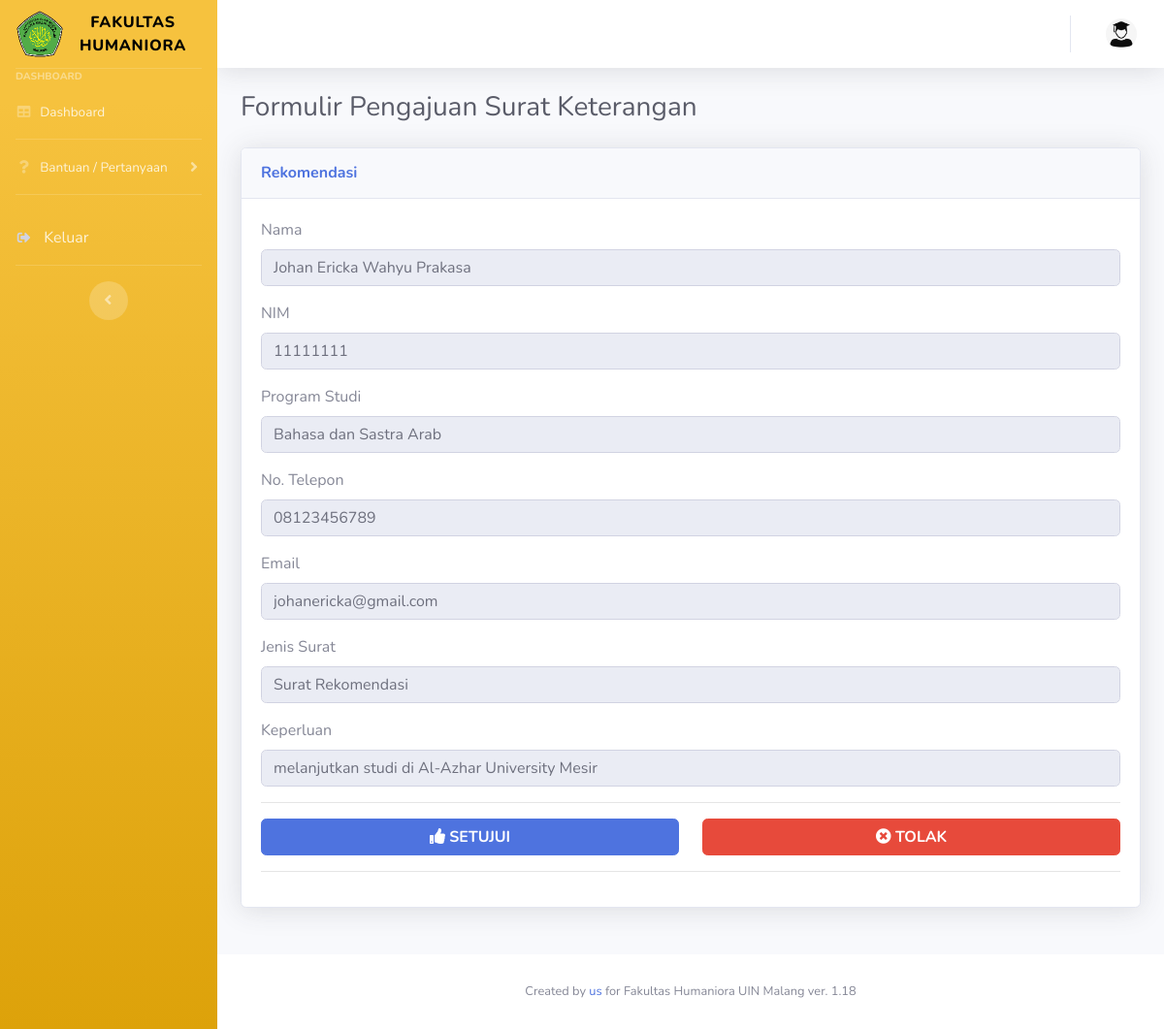
Page /admin/rekomendasi-tampil.php?nodata=3 on the committed database.
### tables this page shows
CREATE TABLE IF NOT EXISTS `rekomendasi` (
  `nodata` int(11) NOT NULL AUTO_INCREMENT,
  `tanggal` varchar(20) DEFAULT NULL,
  `prodi` varchar(50) DEFAULT NULL,
  `nim` varchar(20) DEFAULT NULL,
  `nama` varchar(100) DEFAULT NULL,
  `notelepon` varchar(20) DEFAULT NULL,
  `email` varchar(50) DEFAULT NULL,
  `keperluan` varchar(200) DEFAULT NULL,
  `verifikator` varchar(200) DEFAULT NULL,
  `verifikasi` tinyint(4) DEFAULT '0',
  `tglverifikasi` varchar(20) DEFAULT NULL,
  `keterangan` varchar(200) DEFAULT NULL,
  `statussurat` tinyint(4) DEFAULT '0',
  KEY `Index 1` (`nodata`)
);

### admin/rekomendasi-tampil.php (the view, shortened to what this page needs)
<?php
require('../config.php');
$nodata = mysqli_real_escape_string($conn, $_GET['nodata']);
?>
<!DOCTYPE html>
<html lang="en">
<head>
    <link href="../vendor/fontawesome-free/css/all.min.css" rel="stylesheet" type="text/css">
    <link href="../css/sb-admin-2.min.css" rel="stylesheet">
</head>
<body id="page-top">
    <div id="wrapper">
        <?php
        require "../assets/sidebar.php";
        ?>
        <div id="content-wrapper" class="d-flex flex-column">
            <div id="content">
                <?php
                require "../assets/topbar.php";
                ?>
                <div class="container-fluid">
                    <div class="d-sm-flex align-items-center justify-content-between mb-4">
                        <h1 class="h3 mb-0 text-gray-800">Formulir Pengajuan Surat Keterangan</h1>
                    </div>
                    <div class="row">
                        <div class="col-lg-12 mb-4">
                            <?php
                            $quser = mysqli_query($conn, "SELECT * FROM rekomendasi WHERE nodata='$nodata'");
                            $duser = mysqli_fetch_array($quser);
                            $nim = $duser['nim'];
                            $nama = $duser['nama'];
                            $notelepon = $duser['notelepon'];
                            $email = $duser['email'];
                            $prodi = $duser['prodi'];
                            $keperluan = $duser['keperluan'];
                            ?>
                            <div class="card shadow mb-4">
                                <div class="card-header py-3">
                                    <h6 class="m-0 font-weight-bold text-primary">Rekomendasi</h6>
                                </div>
                                <div class="card-body">
                                    <div class="form-group">
                                        <label>Nama</label>
                                        <input type="text" class="form-control" name="nama" value="<?= $nama; ?>" readonly>
                                    </div>
                                    <div class="form-group">
                                        <label>NIM</label>
                                        <input type="text" class="form-control" name="nim" value="<?= $nim; ?>" readonly>
                                    </div>
                                    <div class="form-group">
                                        <label>Program Studi</label>
                                        <input type="text" class="form-control" name="prodi" value="<?= $prodi; ?>" readonly>
                                    </div>
                                    <div class="form-group">
                                        <label>No. Telepon</label>
                                        <input type="text" class="form-control" name="notelepon" value="<?= $notelepon; ?>" readonly>
                                    </div>
                                    <div class="form-group">
                                        <label>Email</label>
                                        <input type="text" class="form-control" name="email" value="<?= $email; ?>" readonly>
                                    </div>
                                    <div class="form-group">
                                        <label>Jenis Surat</label>
                                        <input type="text" class="form-control" name="jenissurat" value="Surat Rekomendasi" readonly>
                                    </div>
                                    <div class="form-group">
                                        <label>Keperluan</label>
                                        <input type="text" class="form-control" name="keperluan" value="<?= $keperluan; ?>" readonly>
                                    </div>
                                    <form class="user" action="rekomendasi-setujui.php" method="POST">
                                        <hr>
                                        <div class="form-group row">
                                            <div class="col-sm-6">
                                                <button type="submit" onclick="return confirm('Apakah anda MENYETUJUI pengajuan ini ?')" class="btn btn-primary btn-block">
                                                    <i class="fas fa-thumbs-up"></i><b> SETUJUI</b>
                                                </button>
                                            </div>
                                            <div class="col-sm-6">
                                                <a href="#" class="btn btn-danger btn-block" data-toggle="modal" data-target="#tolakModal">
                                                    <i class="fas fa-times-circle"></i><b> TOLAK</b>
                                                </a>
                                            </div>
                                        </div>
                                        <hr>
                                    </form>
                                </div>
                            </div>
                        </div>
                    </div>
                </div>
            </div>
            <?php
            require "../assets/footer.php";
            ?>
        </div>
    </div>
</body>
</html>

### rows in the picture
rekomendasi: nama "Johan Ericka Wahyu Prakasa", nim "11111111", prodi "Bahasa dan Sastra Arab", notelepon "08123456789", email "johanericka@gmail.com", keperluan "melanjutkan studi di Al-Azhar University Mesir"
